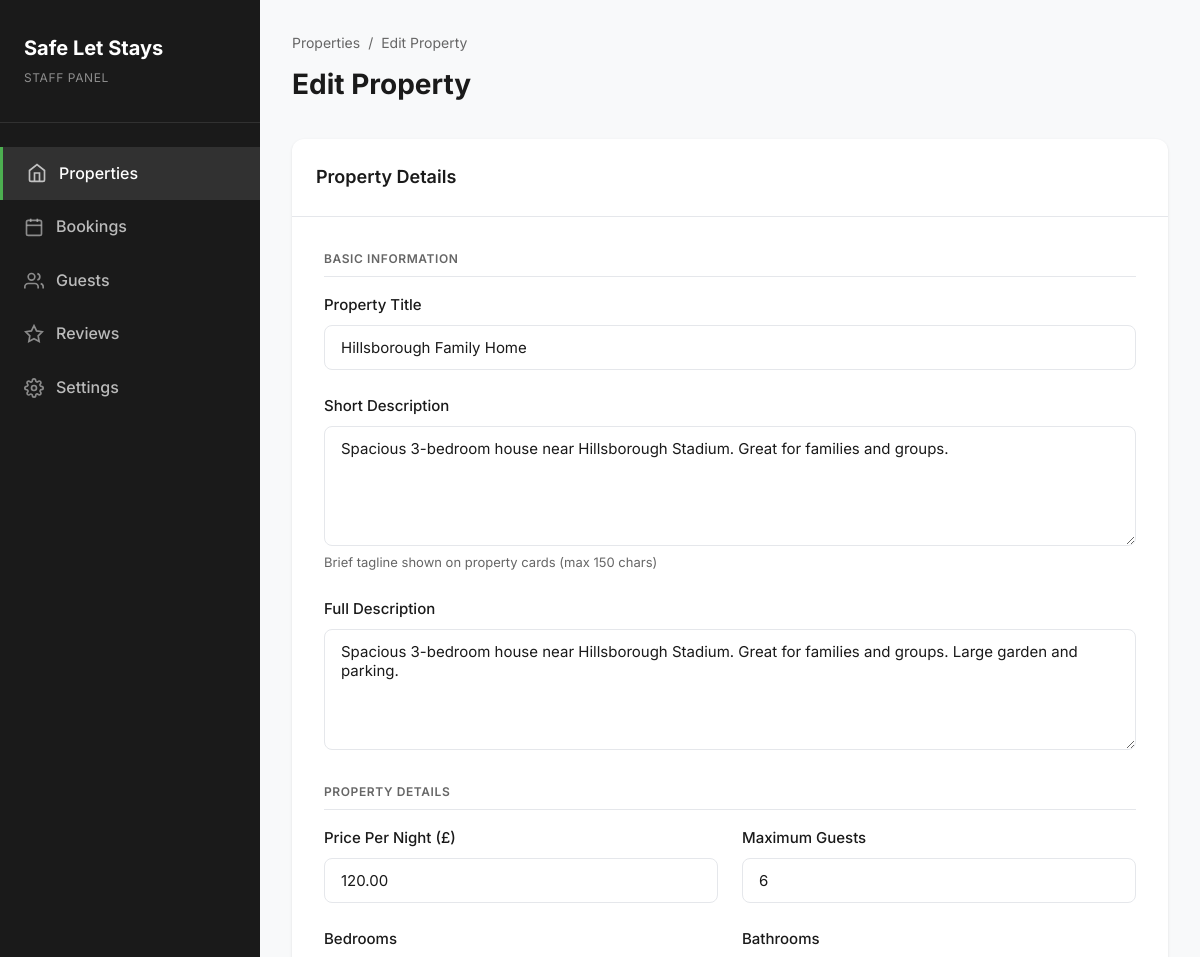
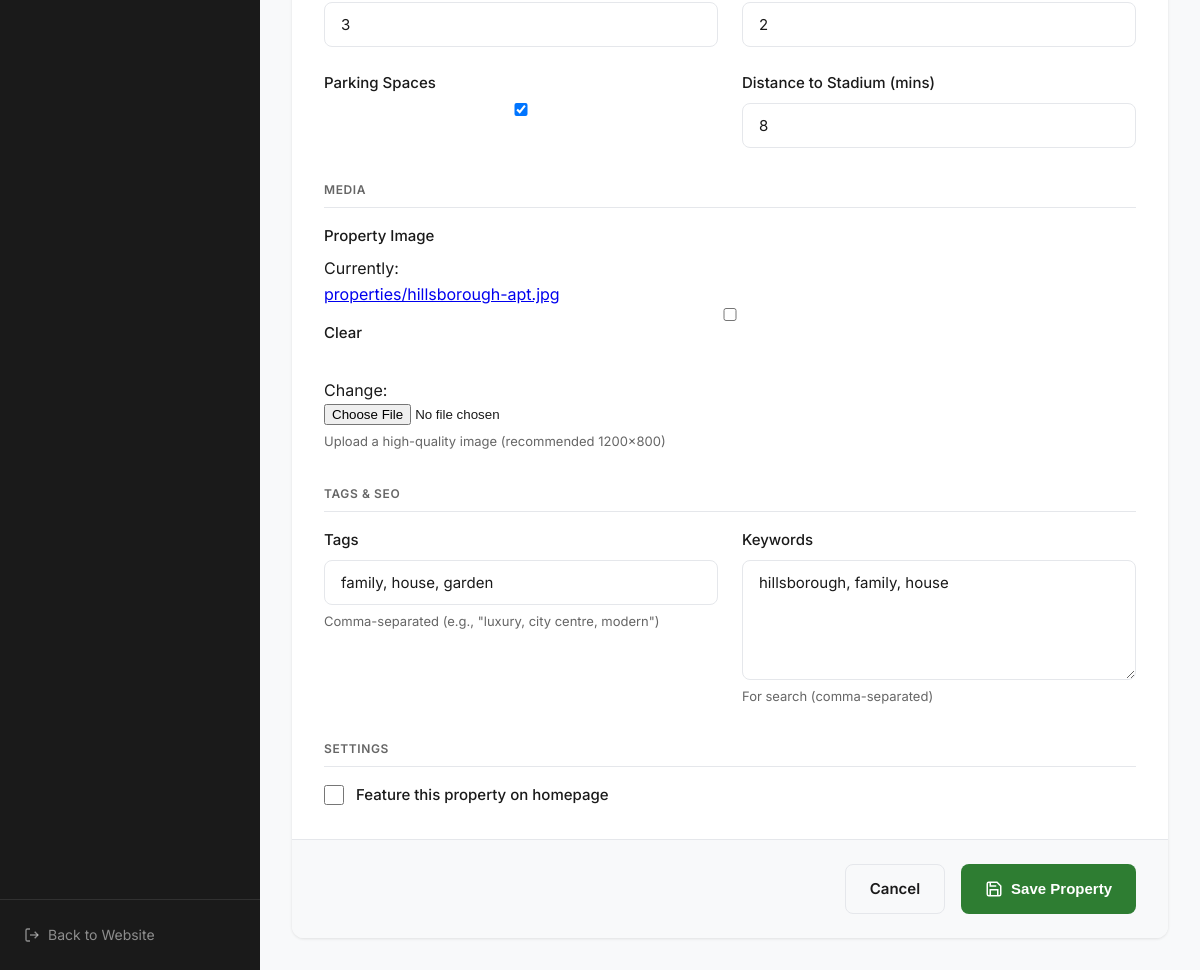
Screenshot of /staff/edit/3/ with the database file from the repository (2 pictures, top to bottom).
### yourapp/models.py (models this page shows, shortened)
class Property(models.Model):
    title = models.CharField(max_length=200)
    slug = models.SlugField(unique=True, blank=True)
    short_description = models.TextField(help_text="Displayed on cards")
    description = models.TextField(help_text="Full description for the property page")
    image = models.ImageField(upload_to='properties/', blank=True, null=True)
    price_from = models.DecimalField(max_digits=10, decimal_places=2)
    beds = models.IntegerField()
    baths = models.IntegerField()
    capacity = models.IntegerField(help_text="Maximum number of guests")
    parking = models.BooleanField(default=False)
    distance_to_stadium_mins = models.IntegerField(help_text="Minutes to stadium", default=0)
    tags = models.CharField(max_length=500, blank=True, help_text="Comma separated tags")
    keywords = models.TextField(blank=True, help_text="Keywords for search optimization")
    is_featured = models.BooleanField(default=False)
    created_at = models.DateTimeField(auto_now_add=True)
    updated_at = models.DateTimeField(auto_now=True)
    class Meta:
        verbose_name_plural = "Properties"

### yourapp/views.py (the view)
# urls.py: path('staff/edit/<int:pk>/', views.edit_property_view, name='edit_property'),
def edit_property_view(request, pk):
    property_obj = get_object_or_404(Property, pk=pk)
    if request.method == 'POST':
        form = PropertyForm(request.POST, request.FILES, instance=property_obj)
        if form.is_valid():
            form.save()
            return redirect('staff_panel')
    else:
        form = PropertyForm(instance=property_obj)
    return render(request, 'staff/property_form.html', {'form': form, 'title': 'Edit Property'})

### yourapp/forms.py
class PropertyForm(forms.ModelForm):
    class Meta:
        model = Property
        fields = [
            'title', 'short_description', 'description', 'image',
            'price_from', 'beds', 'baths', 'capacity', 'parking',
            'distance_to_stadium_mins', 'tags', 'keywords', 'is_featured'
        ]
        widgets = {
            'title': forms.TextInput(attrs={'class': 'form-control'}),
            'short_description': forms.Textarea(attrs={'class': 'form-control', 'rows': 3}),
            'description': forms.Textarea(attrs={'class': 'form-control', 'rows': 5}),
            'price_from': forms.NumberInput(attrs={'class': 'form-control'}),
            'beds': forms.NumberInput(attrs={'class': 'form-control'}),
            'baths': forms.NumberInput(attrs={'class': 'form-control'}),
            'capacity': forms.NumberInput(attrs={'class': 'form-control'}),
            'distance_to_stadium_mins': forms.NumberInput(attrs={'class': 'form-control'}),
            'tags': forms.TextInput(attrs={'class': 'form-control', 'placeholder': 'e.g. wifi, city-centre, luxury'}),
            'keywords': forms.Textarea(attrs={'class': 'form-control', 'rows': 2}),
        }

### templates/staff/property_form.html (shortened to what this page needs)
{% load static %}
<!DOCTYPE html>
<html lang="en">
<head>
</head>
<body>
    <aside class="sidebar">
        <div class="sidebar__logo">
            <h2>Safe Let Stays</h2>
            <span>Staff Panel</span>
        </div>
        <ul class="sidebar__nav">
            <li>
                <a href="{% url 'staff_panel' %}" class="active">
                    <svg viewBox="0 0 24 24" fill="none" stroke="currentColor" stroke-width="2"><path d="M3 9l9-7 9 7v11a2 2 0 0 1-2 2H5a2 2 0 0 1-2-2z"/><polyline points="9 22 9 12 15 12 15 22"/></svg>
                    <span>Properties</span>
                </a>
            </li>
            <li>
                <a href="#">
                    <svg viewBox="0 0 24 24" fill="none" stroke="currentColor" stroke-width="2"><rect x="3" y="4" width="18" height="18" rx="2" ry="2"/><line x1="16" y1="2" x2="16" y2="6"/><line x1="8" y1="2" x2="8" y2="6"/><line x1="3" y1="10" x2="21" y2="10"/></svg>
                    <span>Bookings</span>
                </a>
            </li>
            <li>
                <a href="#">
                    <svg viewBox="0 0 24 24" fill="none" stroke="currentColor" stroke-width="2"><path d="M17 21v-2a4 4 0 0 0-4-4H5a4 4 0 0 0-4 4v2"/><circle cx="9" cy="7" r="4"/><path d="M23 21v-2a4 4 0 0 0-3-3.87"/><path d="M16 3.13a4 4 0 0 1 0 7.75"/></svg>
                    <span>Guests</span>
                </a>
            </li>
            <li>
                <a href="#">
                    <svg viewBox="0 0 24 24" fill="none" stroke="currentColor" stroke-width="2"><polygon points="12 2 15.09 8.26 22 9.27 17 14.14 18.18 21.02 12 17.77 5.82 21.02 7 14.14 2 9.27 8.91 8.26 12 2"/></svg>
                    <span>Reviews</span>
                </a>
            </li>
            <li>
                <a href="#">
                    <span>Settings</span>
                </a>
            </li>
        </ul>
        <div class="sidebar__footer">
            <a href="/">
                <svg width="16" height="16" viewBox="0 0 24 24" fill="none" stroke="currentColor" stroke-width="2"><path d="M9 21H5a2 2 0 0 1-2-2V5a2 2 0 0 1 2-2h4"/><polyline points="16 17 21 12 16 7"/><line x1="21" y1="12" x2="9" y2="12"/></svg>
                <span>Back to Website</span>
            </a>
        </div>
    </aside>
    <main class="main-content">
        <div class="page-header">
            <div>
                <div class="breadcrumb">
                    <a href="{% url 'staff_panel' %}">Properties</a>
                    <span>/</span>
                    <span>{{ title }}</span>
                </div>
                <h1>{{ title }}</h1>
            </div>
        </div>
        <div class="form-card">
            <div class="form-card__header">
                <h2>Property Details</h2>
            </div>
            <form method="post" enctype="multipart/form-data">
                <div class="form-card__body">
                    <div class="form-section">
                        <div class="form-section__title">Basic Information</div>
                        <div class="form-grid">
                            <div class="form-group form-grid--full">
                                <label for="{{ form.title.id_for_label }}">Property Title</label>
                                {{ form.title }}
                            </div>
                            <div class="form-group form-grid--full">
                                <label for="{{ form.short_description.id_for_label }}">Short Description</label>
                                {{ form.short_description }}
                                <div class="help-text">Brief tagline shown on property cards (max 150 chars)</div>
                            </div>
                            <div class="form-group form-grid--full">
                                <label for="{{ form.description.id_for_label }}">Full Description</label>
                                {{ form.description }}
                            </div>
                        </div>
                    </div>
                    <div class="form-section">
                        <div class="form-section__title">Property Details</div>
                        <div class="form-grid">
                            <div class="form-group">
                                <label for="{{ form.price_from.id_for_label }}">Price Per Night (£)</label>
                                {{ form.price_from }}
                            </div>
                            <div class="form-group">
                                <label for="{{ form.capacity.id_for_label }}">Maximum Guests</label>
                                {{ form.capacity }}
                            </div>
                            <div class="form-group">
                                <label for="{{ form.beds.id_for_label }}">Bedrooms</label>
                                {{ form.beds }}
                            </div>
                            <div class="form-group">
                                <label for="{{ form.baths.id_for_label }}">Bathrooms</label>
                                {{ form.baths }}
                            </div>
                            <div class="form-group">
                                <label for="{{ form.parking.id_for_label }}">Parking Spaces</label>
                                {{ form.parking }}
                            </div>
                            <div class="form-group">
                                <label for="{{ form.distance_to_stadium_mins.id_for_label }}">Distance to Stadium (mins)</label>
                                {{ form.distance_to_stadium_mins }}
                            </div>
                        </div>
                    </div>
                    <div class="form-section">
                        <div class="form-section__title">Media</div>
                        <div class="form-grid">
                            <div class="form-group form-grid--full">
                                <label for="{{ form.image.id_for_label }}">Property Image</label>
                                {{ form.image }}
                                <div class="help-text">Upload a high-quality image (recommended 1200x800)</div>
                            </div>
                        </div>
                    </div>
                    <div class="form-section">
                        <div class="form-section__title">Tags & SEO</div>
                        <div class="form-grid">
                            <div class="form-group">
                                <label for="{{ form.tags.id_for_label }}">Tags</label>
                                {{ form.tags }}
                                <div class="help-text">Comma-separated (e.g., "luxury, city centre, modern")</div>
                            </div>
                            <div class="form-group">
                                <label for="{{ form.keywords.id_for_label }}">Keywords</label>
                                {{ form.keywords }}
                                <div class="help-text">For search (comma-separated)</div>
                            </div>
                        </div>
                    </div>
                    <div class="form-section" style="margin-bottom: 0;">
                        <div class="form-section__title">Settings</div>
                        <div class="form-group form-group--checkbox">
                            {{ form.is_featured }}
                            <label for="{{ form.is_featured.id_for_label }}">Feature this property on homepage</label>
                        </div>
                    </div>
                </div>
                <div class="form-card__footer">
                    <a href="{% url 'staff_panel' %}" class="btn btn--outline">Cancel</a>
                    <button type="submit" class="btn btn--primary">
                        <svg width="18" height="18" viewBox="0 0 24 24" fill="none" stroke="currentColor" stroke-width="2"><path d="M19 21H5a2 2 0 0 1-2-2V5a2 2 0 0 1 2-2h11l5 5v11a2 2 0 0 1-2 2z"/><polyline points="17 21 17 13 7 13 7 21"/><polyline points="7 3 7 8 15 8"/></svg>
                        Save Property
                    </button>
                </div>
            </form>
        </div>
    </main>
</body>
</html>

### templates/staff/property_form.html (style rules this page uses)
:root { --primary: #2E7D32; --primary-dark: #1B5E20; --primary-light: #4CAF50; --danger: #dc3545; --text-main: #1a1a1a; --text-light: #666; --bg-light: #f8f9fa; --border: #e5e7eb; --white: #ffffff; }
* { box-sizing: border-box; margin: 0; padding: 0; }
body { font-family: 'Inter', -apple-system, BlinkMacSystemFont, sans-serif; background: var(--bg-light); color: var(--text-main); line-height: 1.6; min-height: 100vh; }
.sidebar { position: fixed; left: 0; top: 0; bottom: 0; width: 260px; background: var(--text-main); color: var(--white); padding: 2rem 0; overflow-y: auto; }
.sidebar__logo { padding: 0 1.5rem 2rem; border-bottom: 1px solid rgba(255,255,255,0.1); margin-bottom: 1.5rem; }
.sidebar__logo h2 { font-size: 1.25rem; font-weight: 700; color: var(--white); }
.sidebar__logo span { font-size: 0.75rem; color: rgba(255,255,255,0.5); text-transform: uppercase; letter-spacing: 0.05em; }
.sidebar__nav { list-style: none; }
.sidebar__nav li a { display: flex; align-items: center; gap: 0.75rem; padding: 0.875rem 1.5rem; color: rgba(255,255,255,0.7); text-decoration: none; font-weight: 500; transition: all 0.2s; }
.sidebar__nav li a:hover, .sidebar__nav li a.active { background: rgba(255,255,255,0.1); color: var(--white); }
.sidebar__nav li a.active { border-left: 3px solid var(--primary-light); }
.sidebar__nav li a svg { width: 20px; height: 20px; opacity: 0.7; }
.sidebar__footer { position: absolute; bottom: 0; left: 0; right: 0; padding: 1.5rem; border-top: 1px solid rgba(255,255,255,0.1); }
.sidebar__footer a { display: flex; align-items: center; gap: 0.5rem; color: rgba(255,255,255,0.5); text-decoration: none; font-size: 0.875rem; }
.main-content { margin-left: 260px; padding: 2rem; min-height: 100vh; }
.page-header { display: flex; justify-content: space-between; align-items: center; margin-bottom: 2rem; }
.page-header h1 { font-size: 1.75rem; font-weight: 700; color: var(--text-main); }
.breadcrumb { display: flex; align-items: center; gap: 0.5rem; margin-bottom: 0.5rem; font-size: 0.875rem; }
.breadcrumb a { color: var(--text-light); text-decoration: none; }
.breadcrumb span { color: var(--text-light); }
.btn { display: inline-flex; align-items: center; gap: 0.5rem; padding: 0.75rem 1.5rem; border-radius: 8px; font-weight: 600; font-size: 0.9375rem; text-decoration: none; cursor: pointer; border: none; transition: all 0.2s; }
.btn--primary { background: var(--primary); color: var(--white); }
.btn--outline { background: transparent; border: 1px solid var(--border); color: var(--text-main); }
.form-card { background: var(--white); border-radius: 12px; box-shadow: 0 1px 3px rgba(0,0,0,0.1); overflow: hidden; max-width: 900px; }
.form-card__header { padding: 1.5rem; border-bottom: 1px solid var(--border); }
.form-card__header h2 { font-size: 1.125rem; font-weight: 600; }
.form-card__body { padding: 2rem; }
.form-card__footer { padding: 1.5rem 2rem; background: var(--bg-light); border-top: 1px solid var(--border); display: flex; justify-content: flex-end; gap: 1rem; }
.form-grid { display: grid; grid-template-columns: repeat(2, 1fr); gap: 1.5rem; }
.form-grid--full { grid-column: 1 / -1; }
.form-group { display: flex; flex-direction: column; }
.form-group label { font-weight: 500; color: var(--text-main); margin-bottom: 0.5rem; font-size: 0.9375rem; }
.form-control { width: 100%; padding: 0.75rem 1rem; border: 1px solid var(--border); border-radius: 8px; font-family: inherit; font-size: 0.9375rem; color: var(--text-main); transition: border-color 0.2s, box-shadow 0.2s; }
textarea.form-control { min-height: 120px; resize: vertical; }
.form-group--checkbox { flex-direction: row; align-items: center; gap: 0.75rem; }
.form-group--checkbox input[type="checkbox"] { width: 20px; height: 20px; accent-color: var(--primary); cursor: pointer; }
.form-group--checkbox label { margin-bottom: 0; cursor: pointer; }
.help-text { font-size: 0.8125rem; color: var(--text-light); margin-top: 0.375rem; }
.form-section { margin-bottom: 2rem; }
.form-section__title { font-size: 0.75rem; font-weight: 600; text-transform: uppercase; letter-spacing: 0.05em; color: var(--text-light); margin-bottom: 1rem; padding-bottom: 0.5rem; border-bottom: 1px solid var(--border); }

### rows the page displays
Property: title "Hillsborough Family Home", short_description "Spacious 3-bedroom house near Hillsborough Stadium. Great for families and groups.", description "Spacious 3-bedroom house near Hillsborough Stadium. Great for families and groups. Large garden and parking.", price_from "120.00", capacity "6", beds "3", baths "2", parking "☑", distance_to_stadium_mins "8", tags "family, house, garden", keywords "hillsborough, family, house"

### other values shown
{{ title }} "Edit Property"
